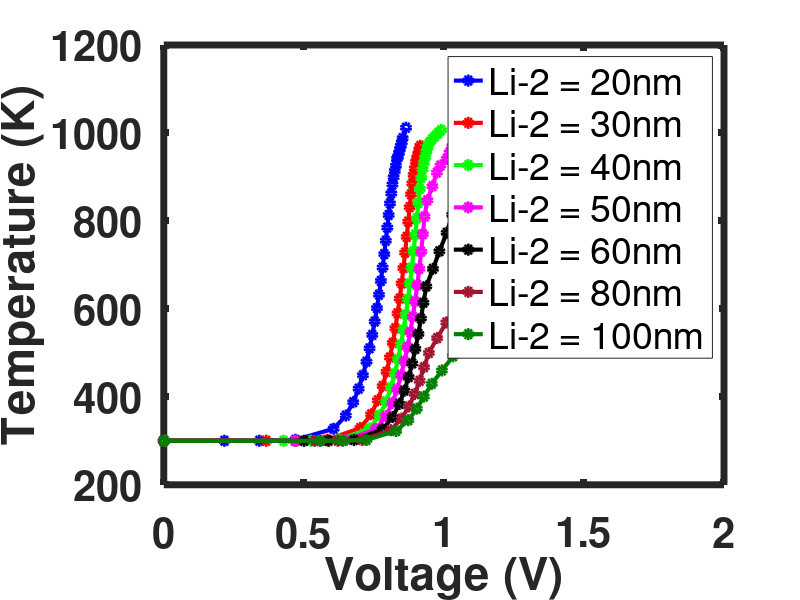

The MATLAB source for this figure:
% Data for Li = 0.02
voltage_0_02 = [0.00048251, 0.46994514, 0.60610801, 0.76101079, 0.78710353, 0.8075957, 0.81649332, 0.83236221, 0.84631351, 0.85273444, 0.86469026, 0.21647705, 0.34115484, 0.64979193, 0.67627574, 0.6955839, 0.71091084, 0.72369354, 0.73470489, 0.74440953, 0.75310911, 0.76826313, 0.77497637, 0.78123461, 0.79263541, 0.79787254, 0.80284968, 0.81213487, 0.82067777, 0.82470885, 0.82859981, 0.83600625, 0.83954095, 0.84297431, 0.84956496];
tmax_0_02 = [300.00001, 302.19628, 327.36641, 601.72038, 724.54436, 839.88049, 882.89474, 940.95633, 970.94915, 988.24218, 1011.9521, 300.00957, 300.15978, 357.33578, 387.84361, 418.50838, 449.1888, 479.82061, 510.38151, 540.86804, 571.3101, 632.14082, 663.42231, 693.93345, 754.97439, 784.79215, 813.39895, 862.57686, 899.45125, 913.41857, 925.53753, 945.73937, 954.726, 963.09665, 978.35558];

% Data for Li = 0.03
voltage_0_03 = [0.000488822, 0.58357879, 0.70167322, 0.84218897, 0.86723981, 0.88731189, 0.36577285, 0.47293077, 0.74028359, 0.76398791, 0.78145668, 0.79545426, 0.80722718, 0.81744726, 0.82651917, 0.83470606, 0.8490979, 0.85552949, 0.86155756, 0.87262226, 0.87774219, 0.88263023, 0.89180865, 0.89614202, 0.90032105, 0.90436255, 0.90827828, 0.91207851, 0.91577233];
tmax_0_03 = [300, 302.48488, 329.04548, 623.55257, 763.69227, 885.13831, 300.01459, 300.20222, 360.28896, 392.17412, 424.42593, 456.94721, 489.70815, 522.71518, 555.99556, 589.9128, 657.92362, 692.7209, 727.87314, 798.41347, 831.29553, 860.65286, 904.56228, 919.71589, 934.55487, 943.47407, 952.79283, 962.35082, 970.71677];

% Data for Li = 0.04
voltage_0_04 = [0.003326188, 0.62571556, 0.73475306, 0.87176266, 0.89776413, 0.91903288, 0.92851168, 0.94582227, 0.99047386, 0.42768146, 0.52496215, 0.77124453, 0.79399843, 0.8109792, 0.82473353, 0.83641307, 0.84664007, 0.85579016, 0.86410812, 0.87887516, 0.88553597, 0.89181425, 0.90342882, 0.9088434, 0.91403674, 0.92385212, 0.93302637, 0.937409, 0.94167186, 0.95731341, 0.96808218, 0.97945023];
tmax_0_04 = [300.00001, 302.46264, 328.23156, 621.9231, 768.91042, 897.97632, 932.42334, 975.99721, 1006.7278, 300.01577, 300.20744, 358.53415, 389.59677, 421.20412, 453.29244, 485.97433, 519.07638, 552.55071, 586.79504, 657.63635, 693.96729, 731.23524, 806.0901, 841.09758, 872.72429, 917.42528, 944.66843, 957.74598, 966.91901, 985.39889, 992.51984, 999.85548];

% Data for Li = 0.05
voltage_0_05 = [1.87E-05, 6.53E-01, 7.57E-01, 8.97E-01, 9.25E-01, 9.75E-01, ...
                4.67E-01, 5.58E-01, 7.93E-01, 8.16E-01, 8.33E-01, 8.47E-01, ...
                8.59E-01, 8.70E-01, 8.80E-01, 8.89E-01, 9.05E-01, 9.12E-01, ...
                9.19E-01, 9.31E-01, 9.41E-01, 9.59E-01, 9.88E-01, 1.01E+00, ...
                1.02E+00, 1.03E+00, 1.05E+00, 1.07E+00];
tmax_0_05 = [3.00E+02, 3.02E+02, 3.27E+02, 6.17E+02, 7.70E+02, 9.10E+02, ...
             3.00E+02, 3.00E+02, 3.56E+02, 3.86E+02, 4.17E+02, 4.49E+02, ...
             4.81E+02, 5.13E+02, 5.47E+02, 5.82E+02, 6.54E+02, 6.91E+02, ...
             7.30E+02, 8.10E+02, 8.47E+02, 8.79E+02, 9.26E+02, 9.41E+02, ...
             9.56E+02, 9.70E+02, 9.77E+02, 9.93E+02];

% Data for Li = 0.06
voltage_0_06 = [2.36E-05, 6.79E-01, 7.81E-01, 9.27E-01, 1.01E+00, 1.09E+00, ...
                1.13E+00, 1.20E+00, 1.27E+00, 5.01E-01, 5.88E-01, 8.17E-01, ...
                8.41E-01, 8.59E-01, 8.74E-01, 8.87E-01, 8.98E-01, 9.09E-01, ...
                9.18E-01, 9.37E-01, 9.61E-01, 9.84E-01, 1.03E+00, 1.05E+00, ...
                1.06E+00, 1.11E+00, 1.14E+00, 1.16E+00, 1.18E+00, 1.21E+00, ...
                1.23E+00, 1.25E+00];
tmax_0_06 = [3.00E+02, 3.02E+02, 3.26E+02, 6.14E+02, 7.73E+02, 9.09E+02, ...
             9.45E+02, 9.80E+02, 1.00E+03, 3.00E+02, 3.00E+02, 3.54E+02, ...
             3.84E+02, 4.14E+02, 4.45E+02, 4.76E+02, 5.09E+02, 5.43E+02, ...
             5.78E+02, 6.51E+02, 6.91E+02, 7.31E+02, 8.14E+02, 8.52E+02, ...
             8.84E+02, 9.27E+02, 9.56E+02, 9.64E+02, 9.74E+02, 9.86E+02, ...
             9.91E+02, 9.98E+02];

% Data for Li = 0.08
voltage_0_08 = [0.000147373, 0.70799001, 0.81002845, 1.0454695, 1.2086505, 1.3274593, ...
                1.3778703, 1.4848956, 0.53914019, 0.62116996, 0.84883539, 0.87503156, ...
                0.89578472, 0.91342926, 0.92903205, 0.94642189, 0.97582845, 1.0086951, ...
                1.0863861, 1.1308015, 1.1750241, 1.2341282, 1.2659035, 1.2983186, 1.354281, ...
                1.4100501, 1.4213478, 1.4626379];
tmax_0_08 = [300, 302.15138, 324.2126, 606.42461, 777.44421, 927.4861, 957.60739, 992.39215, ...
             300.0156, 300.18963, 350.49652, 377.9854, 406.60503, 436.36579, 467.40918, ...
             499.76583, 533.59016, 569.08144, 645.83675, 687.5224, 731.5495, 823.32481, ...
             863.46961, 901.97043, 943.77102, 970.18911, 979.84194, 985.40212];

% Data for Li = 0.1
voltage_0_1 = [0.000568882, 0.72376493, 0.82951631, 1.1833548, 1.4339381, 1.5951651, ...
               1.6694144, 0.55938304, 0.63863566, 0.87294893, 0.90349863, 0.92837356, ...
               0.95676695, 0.99297538, 1.0329175, 1.0775007, 1.1273674, 1.2460806, ...
               1.3149191, 1.3844715, 1.4659072, 1.5170973, 1.5559406, 1.6323384, 1.7061569, ...
               1.7405208];
tmax_0_1 = [300, 301.97991, 322.35965, 601.80364, 786.30412, 941.81141, 972.21612, ...
            300.01468, 300.17555, 346.94755, 373.01357, 400.47157, 429.45004, 459.98096, ...
            492.17136, 526.55717, 562.95848, 643.43602, 688.09511, 735.94077, 836.26582, ...
            882.14174, 917.57423, 957.5485, 982.25459, 989.66543];

% Sort data
[voltage_0_02, idx1] = sort(voltage_0_02); tmax_0_02 = tmax_0_02(idx1);
[voltage_0_03, idx2] = sort(voltage_0_03); tmax_0_03 = tmax_0_03(idx2);
[voltage_0_04, idx3] = sort(voltage_0_04); tmax_0_04 = tmax_0_04(idx3);
[voltage_0_05, idx4] = sort(voltage_0_05); tmax_0_05 = tmax_0_05(idx4);
[voltage_0_06, idx5] = sort(voltage_0_06); tmax_0_06 = tmax_0_06(idx5);
[voltage_0_08, idx6] = sort(voltage_0_08); tmax_0_08 = tmax_0_08(idx6);
[voltage_0_1, idx7] = sort(voltage_0_1); tmax_0_1 = tmax_0_1(idx7);

% Plotting all datasets
figure;
plot(voltage_0_02, tmax_0_02, '-o', 'LineWidth', 3, 'MarkerSize', 6, 'Color', 'b'); hold on;
plot(voltage_0_03, tmax_0_03, '-o', 'LineWidth', 3, 'MarkerSize', 6, 'Color', 'r');
plot(voltage_0_04, tmax_0_04, '-o', 'LineWidth', 3, 'MarkerSize', 6, 'Color', 'g');
plot(voltage_0_05, tmax_0_05, '-o', 'LineWidth', 3, 'MarkerSize', 6, 'Color', 'm');
plot(voltage_0_06, tmax_0_06, '-o', 'LineWidth', 3, 'MarkerSize', 6, 'Color', 'k');
plot(voltage_0_08, tmax_0_08, '-o', 'LineWidth', 3, 'MarkerSize', 6, 'Color', [0.6350, 0.0780, 0.1840]);  % Dark red
plot(voltage_0_1, tmax_0_1, '-o', 'LineWidth', 3, 'MarkerSize', 6, 'Color', [0, 0.5, 0]);  % Dark green

% Labels and formatting
xlabel('Voltage (V)', 'FontSize', 30, 'FontWeight', 'bold');
ylabel('Temperature (K)', 'FontSize', 30, 'FontWeight', 'bold');
% Grid and aesthetics
set(gca, 'FontSize', 30, 'FontWeight', 'bold', 'LineWidth', 5);

% Legend
legend('Li-2 = 20nm', 'Li-2 = 30nm', 'Li-2 = 40nm', 'Li-2 = 50nm', 'Li-2 = 60nm', 'Li-2 = 80nm', 'Li-2 = 100nm');

hold off;
